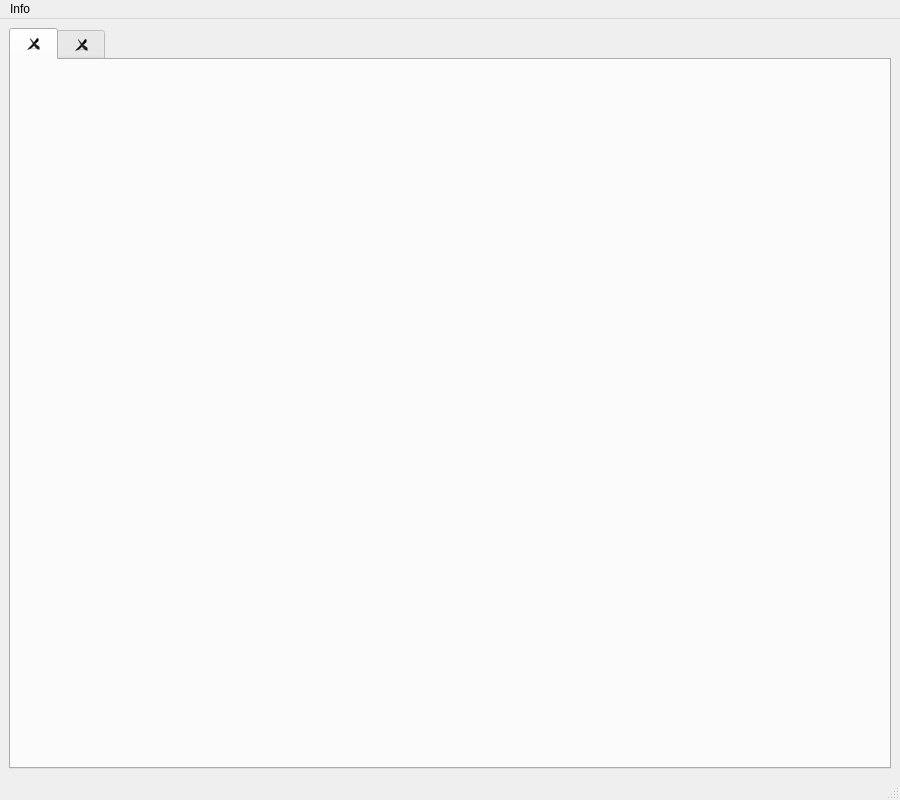
<?xml version="1.0" encoding="UTF-8"?>
<ui version="4.0">
 <class>MainWindow</class>
 <widget class="QMainWindow" name="MainWindow">
  <property name="geometry">
   <rect>
    <x>0</x>
    <y>0</y>
    <width>900</width>
    <height>800</height>
   </rect>
  </property>
  <property name="windowTitle">
   <string>MainWindow</string>
  </property>
  <property name="windowIcon">
   <iconset resource="../resources/resources.qrc">
    <normaloff>:/png-clipart-computer-icons-file-explorer-internet-explorer-internet-explorer-blue-angle__2_-removebg-preview (1).png</normaloff>:/png-clipart-computer-icons-file-explorer-internet-explorer-internet-explorer-blue-angle__2_-removebg-preview (1).png</iconset>
  </property>
  <widget class="QWidget" name="centralwidget">
   <layout class="QVBoxLayout" name="verticalLayout">
    <item>
     <widget class="QTabWidget" name="tabWidget">
      <property name="currentIndex">
       <number>0</number>
      </property>
      <property name="tabsClosable">
       <bool>true</bool>
      </property>
      <widget class="QWidget" name="tab">
       <attribute name="title">
        <string/>
       </attribute>
      </widget>
      <widget class="QWidget" name="tab_2">
       <attribute name="title">
        <string/>
       </attribute>
      </widget>
     </widget>
    </item>
   </layout>
  </widget>
  <widget class="QMenuBar" name="menubar">
   <property name="geometry">
    <rect>
     <x>0</x>
     <y>0</y>
     <width>900</width>
     <height>22</height>
    </rect>
   </property>
   <widget class="QMenu" name="menuInfo">
    <property name="title">
     <string>Info</string>
    </property>
    <addaction name="CtrlN"/>
    <addaction name="CtrlDel"/>
    <addaction name="CtrlC"/>
    <addaction name="CtrlX"/>
    <addaction name="CtrlR"/>
    <addaction name="CtrlF"/>
    <addaction name="CtrlT"/>
    <addaction name="CtrlD"/>
    <addaction name="CtrlLeft"/>
    <addaction name="CtrlRight"/>
    <addaction name="CtrlEsc"/>
   </widget>
   <addaction name="menuInfo"/>
  </widget>
  <widget class="QStatusBar" name="statusbar"/>
  <action name="CtrlN">
   <property name="icon">
    <iconset resource="../resources/resources.qrc">
     <normaloff>:/2044254-200.png</normaloff>:/2044254-200.png</iconset>
   </property>
   <property name="text">
    <string>Create</string>
   </property>
   <property name="toolTip">
    <string>Create</string>
   </property>
   <property name="shortcut">
    <string>Ctrl+N</string>
   </property>
  </action>
  <action name="CtrlDel">
   <property name="icon">
    <iconset resource="../resources/resources.qrc">
     <normaloff>:/pngegg.png</normaloff>:/pngegg.png</iconset>
   </property>
   <property name="text">
    <string>Remove</string>
   </property>
   <property name="toolTip">
    <string>Remove</string>
   </property>
   <property name="shortcut">
    <string>Ctrl+Del</string>
   </property>
  </action>
  <action name="CtrlC">
   <property name="icon">
    <iconset resource="../resources/resources.qrc">
     <normaloff>:/png-transparent-paper-computer-icons-cut-copy-and-paste-symbol-user-interface-symbol-miscellaneous-angle-text-thumbnail-removebg-preview.png</normaloff>:/png-transparent-paper-computer-icons-cut-copy-and-paste-symbol-user-interface-symbol-miscellaneous-angle-text-thumbnail-removebg-preview.png</iconset>
   </property>
   <property name="text">
    <string>Copy</string>
   </property>
   <property name="shortcut">
    <string>Ctrl+C</string>
   </property>
  </action>
  <action name="CtrlX">
   <property name="icon">
    <iconset resource="../resources/resources.qrc">
     <normaloff>:/1827319.png</normaloff>:/1827319.png</iconset>
   </property>
   <property name="text">
    <string>Replace</string>
   </property>
   <property name="shortcut">
    <string>Ctrl+X</string>
   </property>
  </action>
  <action name="CtrlR">
   <property name="icon">
    <iconset resource="../resources/resources.qrc">
     <normaloff>:/5261910.png</normaloff>:/5261910.png</iconset>
   </property>
   <property name="text">
    <string>Rename</string>
   </property>
   <property name="shortcut">
    <string>Ctrl+R</string>
   </property>
  </action>
  <action name="CtrlT">
   <property name="icon">
    <iconset resource="../resources/resources.qrc">
     <normaloff>:/png-transparent-creative-commons-license-copyright-symbol-attribution-copyright-trademark-words-phrases-wikimedia-commons-thumbnail-removebg-preview.png</normaloff>:/png-transparent-creative-commons-license-copyright-symbol-attribution-copyright-trademark-words-phrases-wikimedia-commons-thumbnail-removebg-preview.png</iconset>
   </property>
   <property name="text">
    <string>Add Tab</string>
   </property>
   <property name="shortcut">
    <string>Ctrl+T</string>
   </property>
  </action>
  <action name="CtrlD">
   <property name="icon">
    <iconset resource="../resources/resources.qrc">
     <normaloff>:/png-transparent-cancel-delete-remove-close-cross-circle-ink-alert-icon-removebg-preview.png</normaloff>:/png-transparent-cancel-delete-remove-close-cross-circle-ink-alert-icon-removebg-preview.png</iconset>
   </property>
   <property name="text">
    <string>Close Tab</string>
   </property>
   <property name="shortcut">
    <string>Ctrl+D</string>
   </property>
  </action>
  <action name="CtrlLeft">
   <property name="icon">
    <iconset resource="../resources/resources.qrc">
     <normaloff>:/77-773183_left-arrow-comments-instagram-plus-icon-png-transparent-removebg-preview.png</normaloff>:/77-773183_left-arrow-comments-instagram-plus-icon-png-transparent-removebg-preview.png</iconset>
   </property>
   <property name="text">
    <string>Tab before</string>
   </property>
   <property name="shortcut">
    <string>Ctrl+Left</string>
   </property>
  </action>
  <action name="CtrlRight">
   <property name="icon">
    <iconset resource="../resources/resources.qrc">
     <normaloff>:/image.png</normaloff>:/image.png</iconset>
   </property>
   <property name="text">
    <string>Tab after</string>
   </property>
   <property name="shortcut">
    <string>Ctrl+Right</string>
   </property>
  </action>
  <action name="CtrlEsc">
   <property name="icon">
    <iconset resource="../resources/resources.qrc">
     <normaloff>:/pngimg.com - exit_PNG42.png</normaloff>:/pngimg.com - exit_PNG42.png</iconset>
   </property>
   <property name="text">
    <string>Exit</string>
   </property>
   <property name="shortcut">
    <string>Ctrl+Esc</string>
   </property>
  </action>
  <action name="CtrlF">
   <property name="icon">
    <iconset resource="../resources/resources.qrc">
     <normaloff>:/kisspng-computer-icons-search-icon-5b30c8ad36d571.3385379615299237572246-removebg-preview.png</normaloff>:/kisspng-computer-icons-search-icon-5b30c8ad36d571.3385379615299237572246-removebg-preview.png</iconset>
   </property>
   <property name="text">
    <string>Search</string>
   </property>
   <property name="shortcut">
    <string>Ctrl+F</string>
   </property>
  </action>
 </widget>
 <resources>
  <include location="../resources/resources.qrc"/>
  <include location="../resources/resources.qrc"/>
 </resources>
 <connections/>
</ui>
